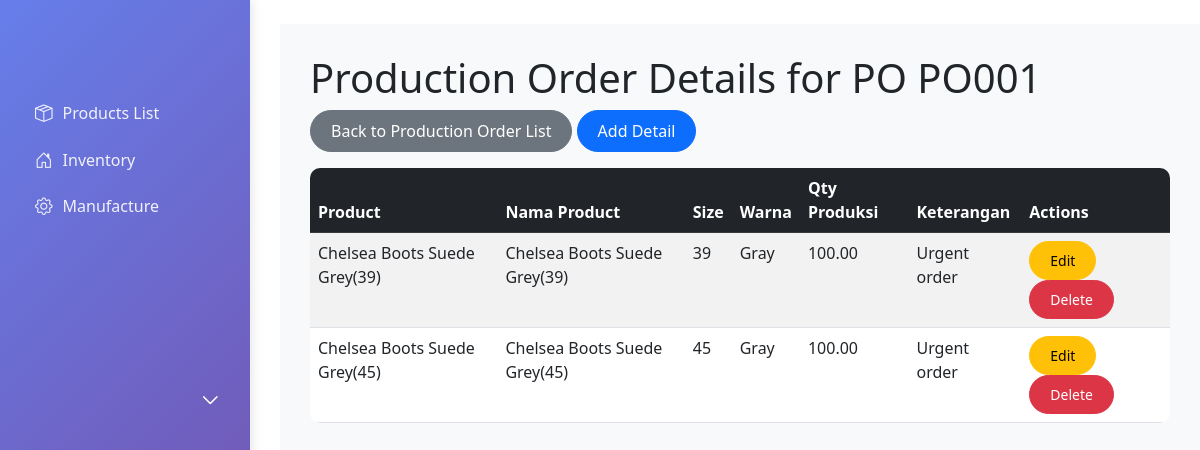
Screenshot of /manufacture/productionorder/PO001/detail/ with the database file from the repository.
### manufacture/models.py (models this page shows, shortened)
class ProductionOrder(models.Model):
    id_po = models.CharField(max_length=50, primary_key=True)
    tanggal_request = models.DateField()
    tanggal_selesai = models.DateField()
    def __str__(self):
        return f"PO {self.id_po}"

class ProductionOrderDetail(models.Model):
    id_po = models.ForeignKey(ProductionOrder, on_delete=models.CASCADE)
    id_product = models.ForeignKey(Product, on_delete=models.CASCADE)
    nama_product = models.CharField(max_length=200)
    size = models.CharField(max_length=50)
    warna = models.CharField(max_length=50)
    qty_produksi = models.DecimalField(max_digits=10, decimal_places=2)
    qty_remaining = models.DecimalField(max_digits=10, decimal_places=2, default=0)
    keterangan = models.TextField(blank=True)
    class Meta:
        unique_together = ('id_po', 'id_product')

### product/models.py (models this page shows)
class Product(models.Model):
    sku = models.CharField(max_length=100, primary_key=True)
    name = models.CharField(max_length=200)
    description = models.TextField(blank=True)
    price = models.DecimalField(max_digits=10, decimal_places=2)
    category = models.CharField(max_length=100)
    size = models.CharField(max_length=50, blank=True)
    colour = models.CharField(max_length=50, blank=True)
    release_date = models.DateField()
    minimum_stock = models.PositiveIntegerField(default=10)
    maximum_stock = models.PositiveIntegerField(default=1000)
    def __str__(self):
        return self.name

### manufacture/views.py (the view)
# urls.py: path('productionorder/<str:pk>/detail/', views.productionorder_detail, name='productionorder_detail'),
def productionorder_detail(request, pk):
    productionorder = get_object_or_404(ProductionOrder, pk=pk)
    details = ProductionOrderDetail.objects.filter(id_po=productionorder)
    return render(request, 'manufacture/productionorder_detail.html', {'productionorder': productionorder, 'details': details})

### manufacture/templates/manufacture/productionorder_detail.html (shortened to what this page needs)
{% extends 'base.html' %}
{% block content %}
<h1>Production Order Details for {{ productionorder }}</h1>
<div class="mb-3">
    <a href="{% url 'productionorder_list' %}" class="btn btn-secondary">Back to Production Order List</a>
    <a href="{% url 'productionorderdetail_create' productionorder.pk %}" class="btn btn-primary">Add Detail</a>
</div>
<div class="table-responsive">
    <table class="table table-striped table-hover">
        <thead class="table-dark">
            <tr>
                <th>Product</th>
                <th>Nama Product</th>
                <th>Size</th>
                <th>Warna</th>
                <th>Qty Produksi</th>
                <th>Keterangan</th>
                <th>Actions</th>
            </tr>
        </thead>
        <tbody>
            {% for detail in details %}
            <tr>
                <td>{{ detail.id_product }}</td>
                <td>{{ detail.nama_product }}</td>
                <td>{{ detail.size }}</td>
                <td>{{ detail.warna }}</td>
                <td>{{ detail.qty_produksi }}</td>
                <td>{{ detail.keterangan }}</td>
                <td>
                    <a href="{% url 'productionorderdetail_update' detail.pk %}" class="btn btn-sm btn-warning">Edit</a>
                    <a href="{% url 'productionorderdetail_delete' detail.pk %}" class="btn btn-sm btn-danger">Delete</a>
                </td>
            </tr>
            {% endfor %}
        </tbody>
    </table>
</div>
{% endblock %}

### erp_project/templates/base.html (style rules this page uses)
.btn { border-radius: 25px; padding: 8px 20px; font-weight: 500; }
.table { border-radius: 10px; overflow: hidden; }

### rows the page displays
ProductionOrder: id_po "PO PO001"
ProductionOrderDetail: id_product "Chelsea Boots Suede Grey(39)", nama_product "Chelsea Boots Suede Grey(39)", size "39", warna "Gray", qty_produksi "100.00", keterangan "Urgent order"
ProductionOrderDetail: id_product "Chelsea Boots Suede Grey(45)", nama_product "Chelsea Boots Suede Grey(45)", size "45", warna "Gray", qty_produksi "100.00", keterangan "Urgent order"
